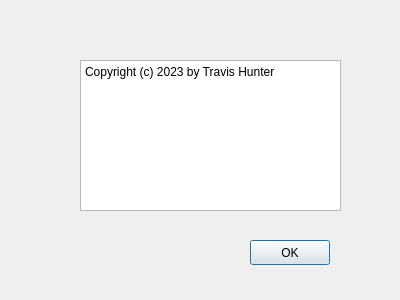
<?xml version="1.0" encoding="UTF-8"?>
<ui version="4.0">
 <class>AboutWindow</class>
 <widget class="QDialog" name="AboutWindow">
  <property name="geometry">
   <rect>
    <x>0</x>
    <y>0</y>
    <width>400</width>
    <height>300</height>
   </rect>
  </property>
  <property name="windowTitle">
   <string>Dialog</string>
  </property>
  <widget class="QPlainTextEdit" name="plainTextEdit">
   <property name="geometry">
    <rect>
     <x>80</x>
     <y>60</y>
     <width>261</width>
     <height>151</height>
    </rect>
   </property>
   <property name="readOnly">
    <bool>true</bool>
   </property>
   <property name="plainText">
    <string>Copyright (c) 2023 by Travis Hunter</string>
   </property>
  </widget>
  <widget class="QPushButton" name="pushButton">
   <property name="geometry">
    <rect>
     <x>250</x>
     <y>240</y>
     <width>80</width>
     <height>25</height>
    </rect>
   </property>
   <property name="text">
    <string>OK</string>
   </property>
  </widget>
 </widget>
 <resources/>
 <connections/>
</ui>
